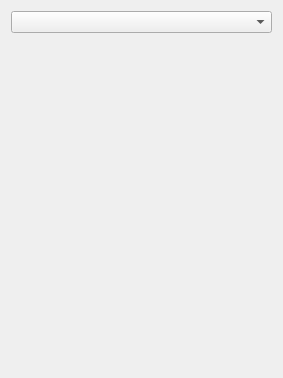
<?xml version="1.0" encoding="UTF-8"?>
<ui version="4.0">
 <class>Form</class>
 <widget class="QWidget" name="Form">
  <property name="geometry">
   <rect>
    <x>0</x>
    <y>0</y>
    <width>283</width>
    <height>378</height>
   </rect>
  </property>
  <property name="windowTitle">
   <string>Form</string>
  </property>
  <layout class="QVBoxLayout" name="verticalLayout">
   <item>
    <widget class="QComboBox" name="calibrationsCombo"/>
   </item>
   <item>
    <widget class="QWidget" name="widget" native="true"/>
   </item>
  </layout>
 </widget>
 <resources/>
 <connections/>
</ui>
